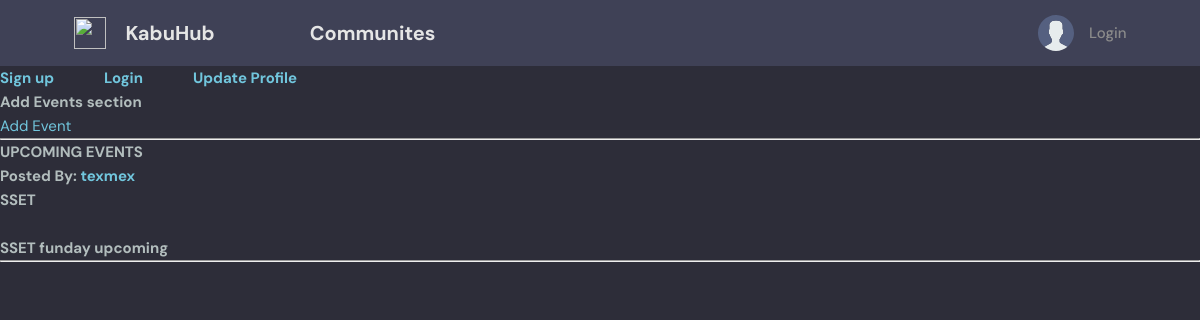
/, run on an earlier commit of the app's database.
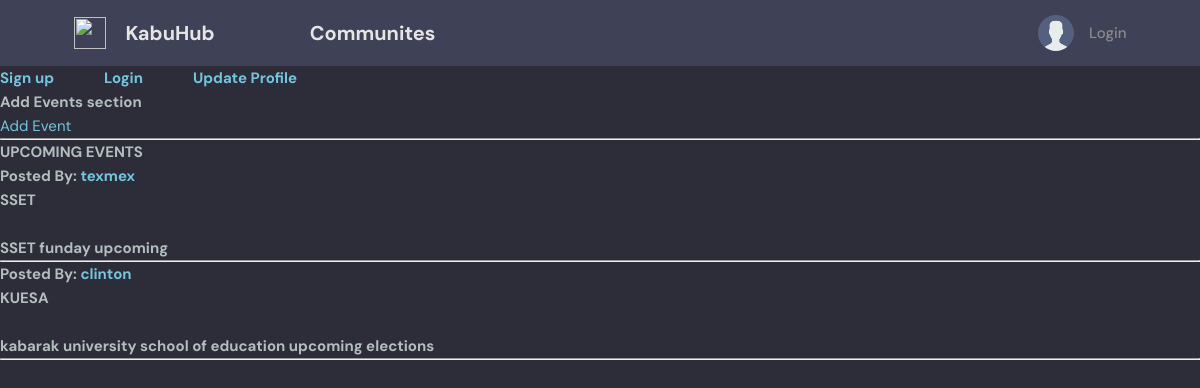
And on a later commit of the database.
### base/models.py (models this page shows, shortened)
class Event(models.Model):
    title = models.CharField(max_length=100)
    description = models.TextField()
    created_by = models.ForeignKey(User, on_delete=models.CASCADE)
    event_pic = models.ImageField(null=True , blank=True)
    date = models.DateField()
    updated = models.DateTimeField(auto_now= True)
    created = models.DateTimeField(auto_now_add=True)

### base/views.py (the view)
# urls.py: path('', views.home , name="home"),
def home(request):
   events = Event.objects.all()
   context = {'events':events}
   return render(request , 'base/home.html', context)

### base/templates/base/home.html (shortened to what this page needs)
{% extends 'index.html' %} {% block content %}
<div style="display:flex;">
    <h3 style="padding-right: 50px;"><a href="{% url 'signup' %}">Sign up</a></h3>
    <br> {% if request.user.is_authenticated %}
    <h3 style="padding-right: 50px;"><a href="{% url 'logout' %}">Log Out</a></h3>
    {% else %}
    <h3 style="padding-right: 50px;"><a href="{% url 'login' %}">Login</a></h3>
    {% endif %}
    <h3 style="padding-right: 50px;"><a href="{% url 'update_profile' %}">Update Profile</a></h3>
</div>
<div>
    <h2>
        Add Events section
    </h2>
    <a href="{% url 'add_event' %}">Add Event</a>
</div>
<div>
    <hr>
    <h1>UPCOMING EVENTS</h1>
    {% for event in events %}
    <h4>Posted By: <b><a href="{% url 'user_profile' event.created_by.id %}">{{event.created_by}}</a></b></h4>
    <h2>{{event.title}}</h2>
    <h3>{{event.description}}</h3>
    <hr> {% endfor %}
</div>
{% endblock %}

### templates/index.html (shortened to what this page needs)
{% load static %}
<!DOCTYPE html>
<html lang="en">
<head>
    <link rel="stylesheet" type="text/css" href="{% static '/css/style.css' %}">
    <link rel="stylesheet" type="text/css" href="{% static '/css/index.css' %}">
</head>
<body>
    {% include 'navbar_new.html' %} {% block content %} {% endblock %}
</body>
</html>

### templates/navbar_new.html (shortened to what this page needs)
{% load static %}
<header class="header header--loggedIn">
    <div class="container">
        <a href="{% url 'home' %}" class="header__logo" id="header_logo1">
            <img src="assets/logo.svg" />
            <h1>KabuHub</h1>
        </a>
        <a href="/" class="header__logo">
            <h1>Communites</h1>
        </a>
        <nav class="header__menu">
            {% if not request.user.is_authenticated %}
            <a href="{% url 'login' %}">
                <img src="{% static 'images/avatar.svg' %}" />
                <p>Login</p>
            </a>
            {% endif %}
    </nav>
  </div>
</header>

### static/css/style.css (style rules this page uses)
:root { --color-main: #71c6dd; --color-main-light: #e1f6fb; --color-dark: #3f4156; --color-dark-medium: #51546e; --color-dark-light: #696d97; --color-light: #e5e5e5; --color-gray: #8b8b8b; --color-light-gray: #b2bdbd; --color-bg: #2d2d39; --color-success: #5dd693; --color-error: #fc4b0b; }
* { font-family: "DM Sans", -apple-system, BlinkMacSystemFont, "Segoe UI", Roboto, Oxygen, Ubuntu, Cantarell, "Open Sans", "Helvetica Neue", sans-serif; margin: 0; padding: 0; box-sizing: border-box; text-rendering: optimizeLegibility; font-size: inherit; }
html { font-size: 56.25%; }
@media only screen and (min-width: 1200px) { html { font-size: 62.5%; } }
body { line-height: 1.6; font-weight: 400; font-size: 1.5rem; color: var(--color-light-gray); background-color: var(--color-bg); min-height: 100vh; }
img { width: 100%; }
a { display: inline-block; color: var(--color-main); text-decoration: none; }
.container { max-width: 120rem; width: 90%; margin: auto; }
.header { padding: 1.5rem; background-color: var(--color-dark); }
.header>.container { display: flex; gap: 9.5rem; }
.header__logo, .header__user { display: flex; gap: 2rem; align-items: center; }
.header__logo>img { height: 3.2rem; width: 3.2rem; }
.header__logo>h1 { font-weight: 700; font-size: 2rem; color: var(--color-light); }
.header__menu { margin-left: auto; position: relative; }
.header__menu a { display: flex; gap: 1.5rem; align-items: center; font-weight: 500; text-decoration: none; color: var(--color-gray); }
.header__menu img { height: 3.6rem; }
.header__menu p { line-height: 1.2; }

What changed in the data, as far as the page shows it:
added Event: created_by "clinton", title "KUESA", description "kabarak university school of education upcoming elections"
